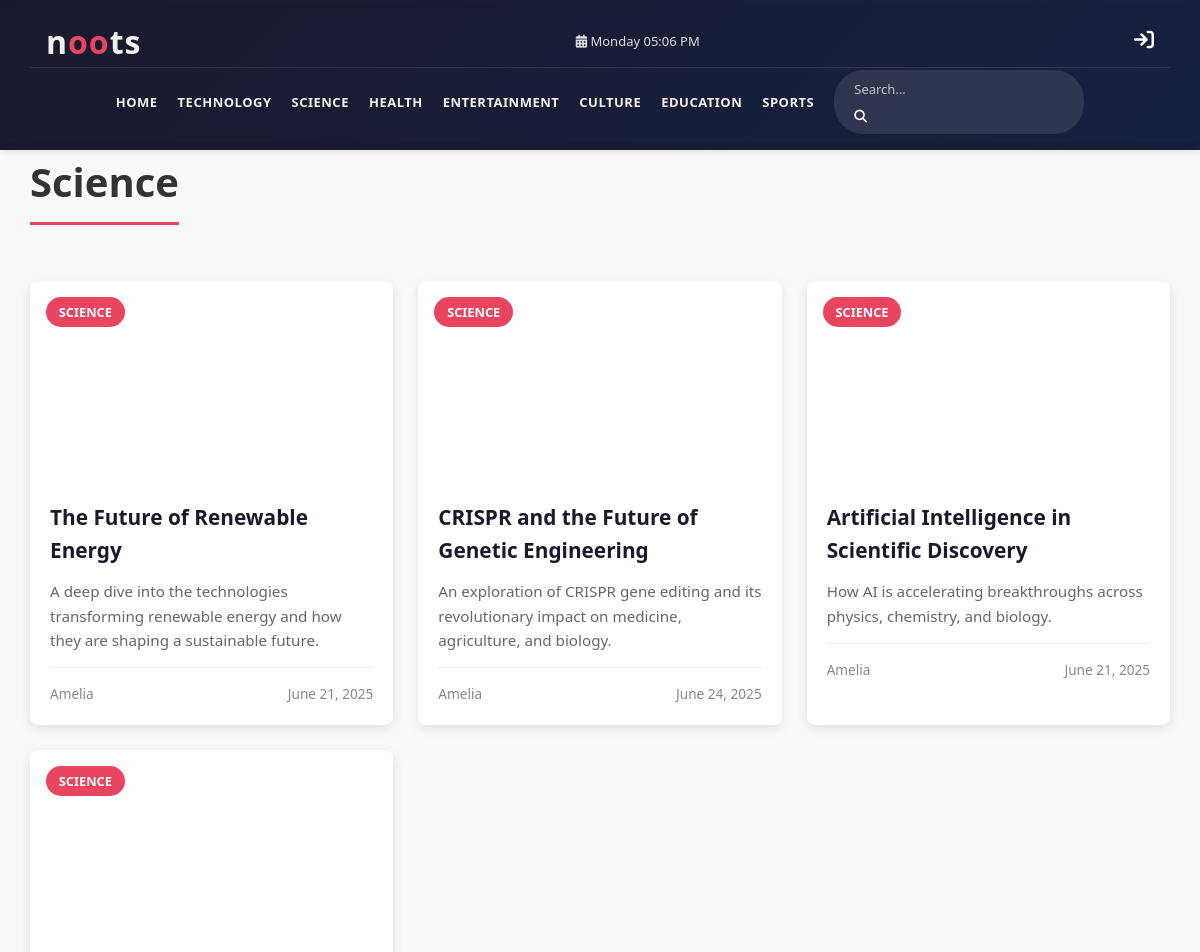
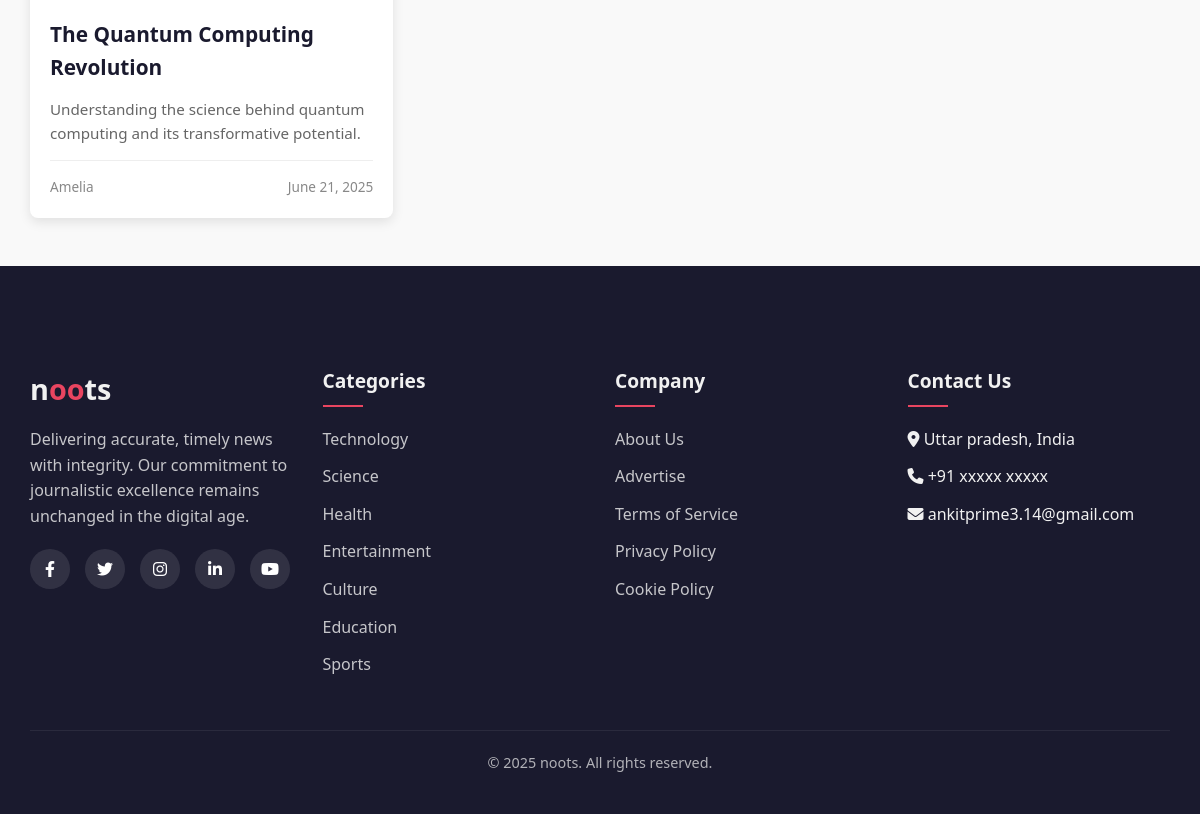
The app's page /categories.php?name=Science with its own data (2 pictures, top to bottom).
### tables this page shows
CREATE TABLE `categories` (
  `id` int(255) NOT NULL,
  `Name` varchar(200) NOT NULL,
  `description` varchar(1111) NOT NULL,
  `created_at` timestamp NOT NULL DEFAULT current_timestamp() ON UPDATE current_timestamp()
);

CREATE TABLE `article` (
  `id` int(255) NOT NULL,
  `title` varchar(255) NOT NULL,
  `views` int(255) NOT NULL,
  `sub_title` varchar(255) NOT NULL,
  `category` varchar(255) NOT NULL,
  `description` varchar(300) NOT NULL,
  `image` varchar(900) NOT NULL,
  `content` mediumtext NOT NULL,
  `author_id` int(255) NOT NULL,
  `tags` varchar(300) NOT NULL,
  `lable` varchar(50) NOT NULL,
  `created_at` timestamp NOT NULL DEFAULT current_timestamp() ON UPDATE current_timestamp()
);

CREATE TABLE `author` (
  `id` int(255) NOT NULL,
  `email` varchar(255) NOT NULL,
  `username` varchar(200) NOT NULL,
  `password` varchar(200) NOT NULL,
  `bio` varchar(300) NOT NULL,
  `expertise` varchar(255) NOT NULL,
  `img` varchar(200) NOT NULL,
  `joined` timestamp NOT NULL DEFAULT current_timestamp() ON UPDATE current_timestamp(),
  `testimonial` varchar(200) NOT NULL
);

### categories.php (the view, shortened to what this page needs)
<?php
    require './config/config.php';
if (isset($_GET['name'])) {
    $name = $_GET['name'];
    $articlesPerPage = 8;
    $currentPage = isset($_GET['page']) ? (int)$_GET['page'] : 1;
    $currentPage = max(1, $currentPage);
    $offset = ($currentPage - 1) * $articlesPerPage;
    $articlesStmt = $conn->prepare("SELECT article.id AS id, article.title AS title , article.category AS category , article.description AS description, article.image AS image , author.username AS author, article.created_at AS created_at  FROM article JOIN author ON article.author_id = author.id WHERE category = :name LIMIT :limit OFFSET :offset");
    $articlesStmt->bindValue(':name', $name, PDO::PARAM_STR);
    $articlesStmt->bindValue(':limit', $articlesPerPage, PDO::PARAM_INT);
    $articlesStmt->bindValue(':offset', $offset, PDO::PARAM_INT);
    $articlesStmt->execute();
    $allArticles = $articlesStmt->fetchAll(PDO::FETCH_OBJ);
}
?>
<!DOCTYPE html>
<html lang="en">
<head>
    <link rel="stylesheet" href="https://cdnjs.cloudflare.com/ajax/libs/font-awesome/6.4.0/css/all.min.css">
     <link rel="stylesheet" href="./css/category.css">
</head>
<body>
    <header>
        <?php require'./include/header.php'; ?>
    </header>
    <div class="container">
        <h1 class="page-title"><?php echo $name; ?></h1>
        <div class="articles-grid">
             <?php  if(count($allArticles) > 0 ):  ?>
                <?php foreach($allArticles as $article): ?>
                        <div class="article-card">
                            <a style="text-decoration:none"  href="<?php echo APPURL; ?>/article.php?id=<?php echo $article->id; ?>&title=<?php echo $article->title;?>">
                                <div class="article-image" style="background-image: url('<?php echo $article->image; ?>');">
                                    <span class="category-tag"><?php echo $article->category; ?></span>
                                </div>
                                <div class="article-content">
                                    <h3 class="article-title"><?php echo $article->title; ?></h3>
                                    <p class="article-excerpt"><?php echo $article->description; ?></p>
                                    <div class="article-meta">
                                        <span><?php echo $article->author; ?></span>
                                        <span><?php
                                                $formattedDate = date(" F j, Y", strtotime($article->created_at));
                                                echo $formattedDate;
                                            ?></span>
                                    </div>
                                </div>
                             </a>
                        </div>
                <?php endforeach; ?>
            <?php else: ?>
                <h2 style="color:#e94560; margin:4rem;">No Articles in <?php echo $name; ?>  Category just yet.</h2>
            <?php endif; ?>
        </div>
    </div>
    <footer>
        <?php require'./include/footer.php'; ?>
    </footer>
</body>
</html>

### include/header.php (shortened to what this page needs)
<?php
    require "./config/config.php";
    $stmt = $conn->prepare("SELECT * FROM categories");
    $stmt->execute();
    $allCategories = $stmt->fetchAll(PDO::FETCH_OBJ);
?>
<!DOCTYPE html>
<html lang="en">
<head>
  <link rel="stylesheet" href="https://cdnjs.cloudflare.com/ajax/libs/font-awesome/6.4.0/css/all.min.css" />
  <link rel="stylesheet" href="./css/header.css" />
</head>
<body>
<header>
  <div class="container">
    <div class="header-top">
      <div class="logo">n<span>oo</span>ts</div>
      <div class="date-display">
        <i class="fas fa-calendar-alt"></i>
        <span id="current-date"><?php
        echo date("l h:m A"); ?></span>
      </div>
      <div class="login-link">
        <a href="./auth/login.php" style="size:15px"><i class="fa-solid fas fa-arrow-right-to-bracket"></i></a>
      </div>
    </div>
    <nav>
      <ul class="nav-menu" id="navMenu">
        <li><a href="./index.php">Home</a></li>
        <?php if (!empty($allCategories)) : ?>
          <?php foreach ($allCategories as $categorie) : ?>
            <li>
              <a href="<?php echo APPURL; ?>/categories.php?name=<?php echo urlencode($categorie->Name); ?>">
                <?php echo htmlspecialchars($categorie->Name); ?>
              </a>
            </li>
          <?php endforeach; ?>
        <?php else: ?>
          <li><em>No categories found</em></li>
        <?php endif; ?>
        <li>
          <div class="header-actions">
            <div class="search-bar">
              <form action="search.php" method="GET">
                <input type="text" name="query" placeholder="Search..." />
                <button type="submit"><i class="fas fa-search"></i></button>
              </form>
            </div>
          </div>
        </li>
      </ul>
    </nav>
  </div>
</header>
</body>
</html>

### include/footer.php (shortened to what this page needs)
<?php
    require "./config/config.php";
    $categories = $conn->query("SELECT * FROM categories");
    $categories->execute();
    $allcategories = $categories->fetchall(PDO::FETCH_OBJ);
?>
<!DOCTYPE html>
<html lang="en">
<head>
    <link rel="stylesheet" href="https://cdnjs.cloudflare.com/ajax/libs/font-awesome/6.4.0/css/all.min.css">
    <link rel="stylesheet" href="./css/style.css">
    <link rel="stylesheet" href="./css/footer.css">
</head>
<body>
    <footer>
        <div class="container">
            <div class="footer-content">
                <div class="footer-about">
                    <div class="footer-logo">n<span>oo</span>ts</div>
                    <p>Delivering accurate, timely news with integrity. Our commitment to journalistic excellence remains unchanged in the digital age.</p>
                    <div class="social-links">
                        <a href="#"><i class="fab fa-facebook-f"></i></a>
                        <a href="#"><i class="fab fa-twitter"></i></a>
                        <a href="#"><i class="fab fa-instagram"></i></a>
                        <a href="#"><i class="fab fa-linkedin-in"></i></a>
                        <a href="#"><i class="fab fa-youtube"></i></a>
                    </div>
                </div>
                <div class="footer-links-section">
                    <h4 class="footer-heading">Categories</h4>
                    <ul class="footer-links">
                    <?php   foreach($allcategories as $category): ?>
                            <li><a href="<?php echo APPURL;?>/category.php/name=<?php echo $category->Name; ?> "><?php echo $category->Name; ?></a></li>
                    <?php endforeach; ?>
                    </ul>
                </div>
                <div class="footer-links-section">
                    <h4 class="footer-heading">Company</h4>
                    <ul class="footer-links">
                        <li><a href="#">About Us</a></li>
                        <li><a href="#">Advertise</a></li>
                        <li><a href="#">Terms of Service</a></li>
                        <li><a href="#">Privacy Policy</a></li>
                        <li><a href="#">Cookie Policy</a></li>
                    </ul>
                </div>
                <div class="footer-links-section">
                    <h4 class="footer-heading">Contact Us</h4>
                    <ul class="footer-links">
                        <li><i class="fas fa-map-marker-alt"></i> Uttar pradesh, India</li>
                        <li><i class="fas fa-phone"></i> +91 xxxxx xxxxx</li>
                        <li><i class="fas fa-envelope"></i> ankitprime3.14@gmail.com</li>
                    </ul>
                </div>
            </div>
            <div class="copyright">
                &copy; 2025 noots. All rights reserved.
            </div>
        </div>
    </footer>
</body>
</html>

### css/category.css (style rules this page uses)
:root { --primary-color: #1a1a2e; --secondary: #e94560; --accent-color: #0f3460; --highlight-color: #e94560; --text-color: #333; --light-text: #f1f1f1; --gray-bg: #f5f5f5; --border-radius: 8px; --box-shadow: 0 4px 12px rgba(28, 19, 19, 0.1); --transition: all 0.3s ease; }
.container { max-width: 1200px; margin: 2rem auto; padding: 0 1.5rem; }
.page-title { font-size: 2.5rem; color: var(--primary); margin-bottom: 1.5rem; padding-bottom: 0.5rem; border-bottom: 3px solid var(--secondary); display: inline-block; }
.articles-grid { display: grid; grid-template-columns: repeat(auto-fill, minmax(300px, 1fr)); gap: 2rem; margin-bottom: 3rem; }
.article-card { background: white; border-radius: 8px; overflow: hidden; box-shadow: 0 4px 6px rgba(0, 0, 0, 0.05); transition: transform 0.3s, box-shadow 0.3s; }
.article-image { height: 200px; width: 100%; background-size: cover; background-position: center; position: relative; }
.category-tag { position: absolute; top: 1rem; left: 1rem; background-color: var(--secondary); color: white; padding: 0.3rem 0.8rem; font-size: 0.8rem; font-weight: 600; border-radius: 20px; text-transform: uppercase; }
.article-content { padding: 1.5rem; }
.article-title { font-size: 1.4rem; margin-bottom: 0.8rem; color: var(--primary); }
.article-excerpt { color: var(--gray); margin-bottom: 1.2rem; font-size: 0.95rem; }
.article-meta { display: flex; justify-content: space-between; color: var(--gray); font-size: 0.85rem; border-top: 1px solid var(--light-gray); padding-top: 1rem; }

### css/header.css (style rules this page uses)
:root { --primary-color: #1a1a2e; --secondary-color: #16213e; --accent-color: #0f3460; --highlight-color: #e94560; --text-color: #333; --light-text: #f1f1f1; --gray-bg: #f5f5f5; --border-radius: 8px; --box-shadow: 0 4px 12px rgba(0, 0, 0, 0.1); --transition: all 0.3s ease; --font-sm: clamp(0.8rem, 2vw, 13px); --font-md: clamp(1rem, 2.2vw, 1rem); --font-lg: clamp(1.5rem, 4vw, 2rem); }
header { background: linear-gradient(135deg, var(--primary-color), var(--secondary-color)); color: var(--light-text); position: sticky; top: 0; z-index: 100; box-shadow: 0 2px 10px rgba(0, 0, 0, 0.1); transition: transform 0.3s ease-in-out; }
a { text-decoration: none; color: white; }
.header-top { display: flex; justify-content: space-between; align-items: center; flex-wrap: wrap; gap: 10px; padding: 0 1rem; }
.logo { font-size: var(--font-lg); font-weight: 800; letter-spacing: 1px; white-space: nowrap; }
.logo span { color: var(--highlight-color); }
.date-display { font-size: var(--font-sm); opacity: 0.9; white-space: nowrap; }
.fa-arrow-right-to-bracket { font-size: 20px; }
.header-actions { display: flex; gap: 15px; align-items: center; }
.search-bar { display: flex; background: rgba(255, 255, 255, 0.1); border-radius: 30px; padding: 5px 15px; width: 100%; max-width: 250px; box-sizing: border-box; }
.search-bar input { background: transparent; border: none; color: white; outline: none; flex-grow: 1; padding: 5px; font-size: var(--font-sm); min-width: 0; }
.search-bar input::placeholder { color: rgba(255, 255, 255, 0.7); }
.search-bar button { background: none; border: none; color: white; cursor: pointer; font-size: var(--font-sm); padding: 0 5px; }
.nav-menu { padding-top: 2px; border-top: 1px solid rgba(255, 255, 255, 0.1); display: flex; list-style: none; justify-content: center; gap: 20px; margin: 0; flex-wrap: wrap; }
.nav-menu li a { color: var(--light-text); text-decoration: none; font-weight: 600; text-transform: uppercase; font-size: var(--font-sm); letter-spacing: 0.5px; transition: var(--transition); padding: 8px 0; position: relative; display: inline-block; }
.nav-menu li a::after { content: ''; position: absolute; bottom: 0; left: 0; width: 0; height: 2px; background: var(--highlight-color); transition: var(--transition); }
@media (min-width: 1024px) { header { padding: 8px 0; } }
@media (min-width: 1024px) { .nav-menu { flex-wrap: nowrap; align-items: center; } }

### include/header.php (style rules this page uses)
.container { max-width: 1200px; padding: 0 1rem; margin: 0 auto; }
.login-link { white-space: nowrap; font-size: var(--font-sm); }

### records on screen
categories: Name "TECHNOLOGY", Name "Technology"
categories: Name "SCIENCE", Name "Science"
categories: Name "HEALTH", Name "Health"
categories: Name "ENTERTAINMENT", Name "Entertainment"
categories: Name "CULTURE", Name "Culture"
categories: Name "EDUCATION", Name "Education"
categories: Name "SPORTS", Name "Sports"
article: category "SCIENCE", title "The Future of Renewable Energy", description "A deep dive into the technologies transforming renewable energy and how they are shaping a sustainable future.", author.username "Amelia", created_at "June 21, 2025"
article: category "SCIENCE", title "CRISPR and the Future of Genetic Engineering", description "An exploration of CRISPR gene editing and its revolutionary impact on medicine, agriculture, and biology.", author.username "Amelia", created_at "June 24, 2025"
article: category "SCIENCE", title "Artificial Intelligence in Scientific Discovery", description "How AI is accelerating breakthroughs across physics, chemistry, and biology.", author.username "Amelia", created_at "June 21, 2025"
article: category "SCIENCE", title "The Quantum Computing Revolution", description "Understanding the science behind quantum computing and its transformative potential.", author.username "Amelia", created_at "June 21, 2025"

### other values on screen
$name "Science"
